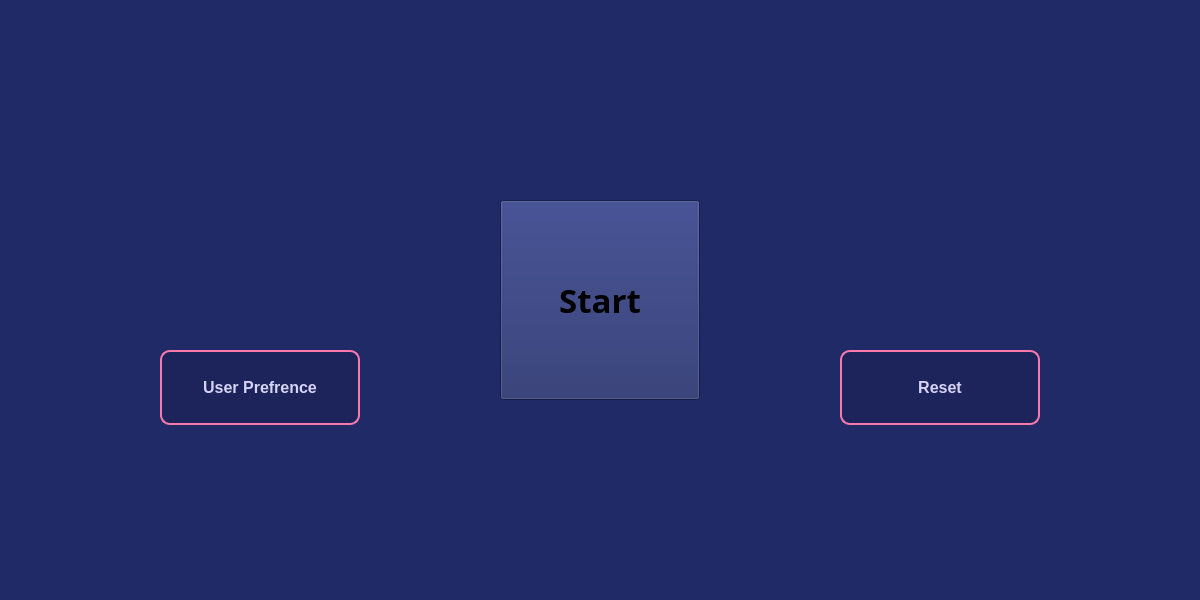
<?xml version="1.0" encoding="UTF-8"?>
<ui version="4.0">
 <class>MainWindow</class>
 <widget class="QMainWindow" name="MainWindow">
  <property name="geometry">
   <rect>
    <x>0</x>
    <y>0</y>
    <width>1200</width>
    <height>600</height>
   </rect>
  </property>
  <property name="windowTitle">
   <string>MainWindow</string>
  </property>
  <property name="styleSheet">
   <string notr="true">background:#202A67;
background-image: url(:/Downloads/dash1.jpg);

 </string>
  </property>
  <widget class="QWidget" name="centralwidget">
   <widget class="QPushButton" name="Start_Button">
    <property name="geometry">
     <rect>
      <x>500</x>
      <y>200</y>
      <width>200</width>
      <height>200</height>
     </rect>
    </property>
    <property name="font">
     <font>
      <family>Umpush</family>
      <pointsize>25</pointsize>
      <bold>true</bold>
     </font>
    </property>
    <property name="styleSheet">
     <string notr="true">color: #D6D3F6; /* Text color */
  border-radius: 100px; /* Round corners */
  background-color: #1D245B; /* Base background color */
  border: 12px solid #F979AB ;/* Solid border with specified thickness *</string>
    </property>
    <property name="text">
     <string>Start</string>
    </property>
   </widget>
   <widget class="QPushButton" name="User_Prefrence">
    <property name="geometry">
     <rect>
      <x>160</x>
      <y>350</y>
      <width>200</width>
      <height>75</height>
     </rect>
    </property>
    <property name="font">
     <font>
      <pointsize>12</pointsize>
      <bold>true</bold>
     </font>
    </property>
    <property name="styleSheet">
     <string notr="true"> color:#D6D3F6;
 border-radius: 10px;
background-color: #1D245B;
  border: 2px solid #F979AB ;
</string>
    </property>
    <property name="text">
     <string>User Prefrence</string>
    </property>
   </widget>
   <widget class="QPushButton" name="Reset_Button">
    <property name="geometry">
     <rect>
      <x>840</x>
      <y>350</y>
      <width>200</width>
      <height>75</height>
     </rect>
    </property>
    <property name="font">
     <font>
      <pointsize>12</pointsize>
      <bold>true</bold>
     </font>
    </property>
    <property name="styleSheet">
     <string notr="true"> color:#D6D3F6;
 border-radius: 10px;
background-color: #1D245B;
  border: 2px solid #F979AB ;
</string>
    </property>
    <property name="text">
     <string>Reset</string>
    </property>
   </widget>
  </widget>
  <widget class="QMenuBar" name="menubar">
   <property name="geometry">
    <rect>
     <x>0</x>
     <y>0</y>
     <width>1200</width>
     <height>22</height>
    </rect>
   </property>
  </widget>
  <widget class="QStatusBar" name="statusbar"/>
 </widget>
 <resources/>
 <connections/>
</ui>
